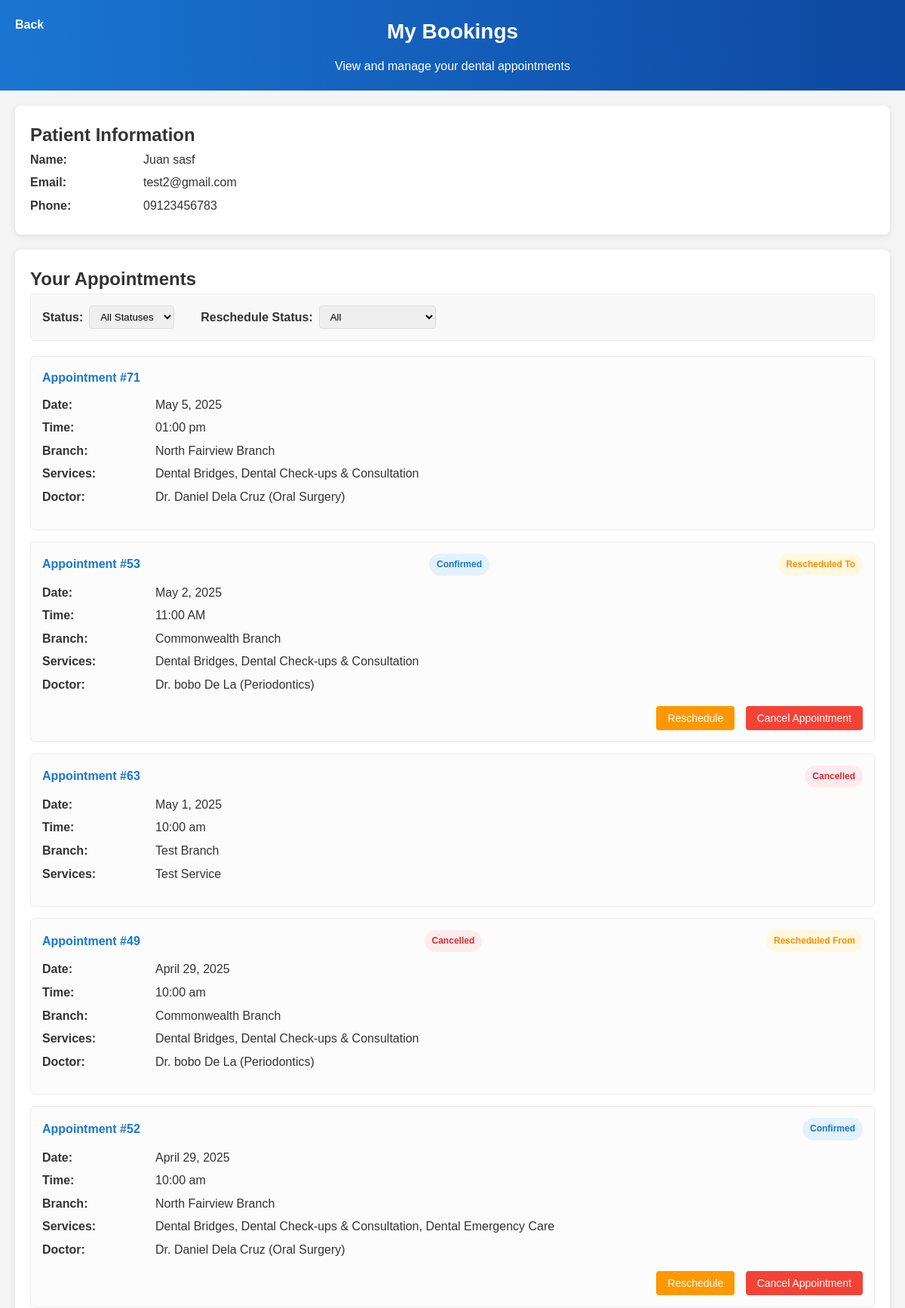
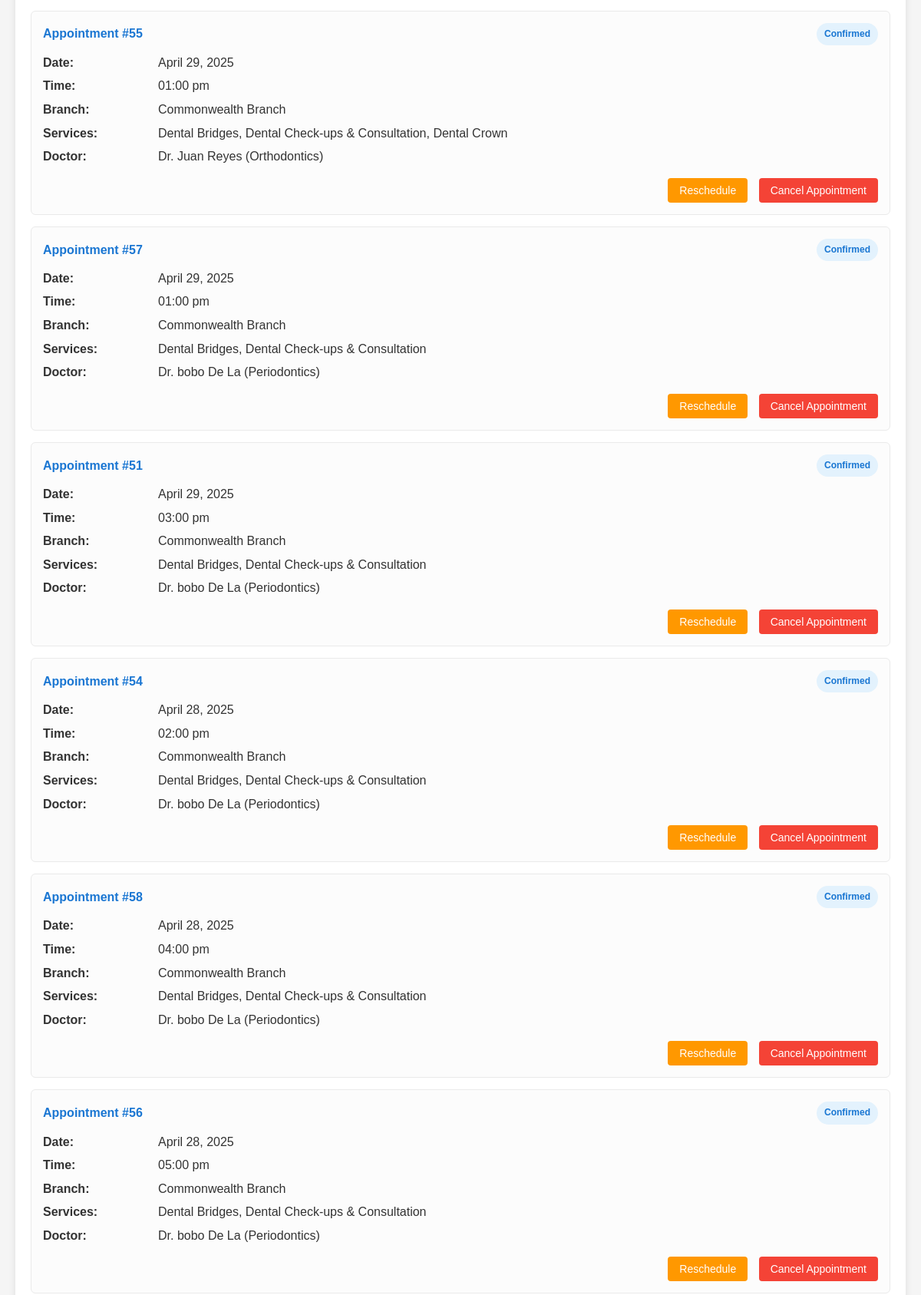
/mybookings.php (signed in, upper part), run on the app's committed database (2 pictures, top to bottom).
### tables this page shows
CREATE TABLE `patients` (
  `id` int(11) NOT NULL,
  `first_name` varchar(50) NOT NULL,
  `middle_name` varchar(50) DEFAULT NULL,
  `last_name` varchar(50) NOT NULL,
  `email` varchar(100) NOT NULL,
  `phone_number` varchar(15) NOT NULL,
  `region` varchar(50) NOT NULL,
  `region_name` varchar(100) DEFAULT NULL,
  `province` varchar(50) NOT NULL,
  `province_name` varchar(100) DEFAULT NULL,
  `city` varchar(50) NOT NULL,
  `city_name` varchar(100) DEFAULT NULL,
  `barangay` varchar(50) NOT NULL,
  `barangay_name` varchar(100) DEFAULT NULL,
  `zip_code` varchar(10) NOT NULL,
  `date_of_birth` date NOT NULL,
  `password_hash` varchar(255) NOT NULL,
  `gender` enum('Male','Female','Other') NOT NULL,
  `role` enum('dentist','dental_helper','user') DEFAULT 'user',
  `created_at` timestamp NOT NULL DEFAULT current_timestamp(),
  `profile_img` varchar(255) DEFAULT 'profile-placeholder.jpg',
  `profile_picture` varchar(255) NOT NULL DEFAULT 'profile-placeholder.jpg'
);

CREATE TABLE `appointments` (
  `id` int(11) NOT NULL,
  `patient_id` int(11) NOT NULL,
  `clinic_branch` varchar(255) NOT NULL,
  `appointment_date` date NOT NULL,
  `appointment_time` varchar(20) NOT NULL,
  `services` text NOT NULL,
  `status` enum('pending','booked','completed','cancelled') DEFAULT 'pending',
  `created_at` timestamp NOT NULL DEFAULT current_timestamp(),
  `health` varchar(10) DEFAULT NULL,
  `pregnant` varchar(10) DEFAULT NULL,
  `nursing` varchar(10) DEFAULT NULL,
  `birth_control` varchar(10) DEFAULT NULL,
  `blood_pressure` varchar(20) DEFAULT NULL,
  `blood_type` varchar(5) DEFAULT NULL,
  `medical_history` text DEFAULT NULL,
  `allergies` text DEFAULT NULL,
  `consent` tinyint(1) NOT NULL,
  `religion` varchar(50) DEFAULT NULL,
  `nationality` varchar(50) DEFAULT NULL,
  `occupation` varchar(100) DEFAULT NULL,
  `dental_insurance` varchar(100) DEFAULT NULL,
  `previous_dentist` varchar(100) DEFAULT NULL,
  `doctor_id` int(11) DEFAULT NULL,
  `parent_appointment_id` int(11) DEFAULT NULL
);

CREATE TABLE `doctors` (
  `id` int(11) NOT NULL,
  `first_name` varchar(50) NOT NULL,
  `last_name` varchar(50) NOT NULL,
  `specialization` varchar(100) NOT NULL,
  `clinic_branch` varchar(255) NOT NULL,
  `is_active` tinyint(1) NOT NULL DEFAULT 1,
  `created_at` timestamp NOT NULL DEFAULT current_timestamp()
);

### mybookings.php (the view, shortened to what this page needs)
<?php
require_once('db.php');
$statusFilter = isset($_GET['status']) ? $_GET['status'] : 'all';
$rescheduleFilter = isset($_GET['reschedule']) ? $_GET['reschedule'] : 'all';
$userId = $_SESSION['user_id'];
$query = "SELECT a.*, d.first_name as doctor_first_name, d.last_name as doctor_last_name, d.specialization
          FROM appointments a
          LEFT JOIN doctors d ON a.doctor_id = d.id
          WHERE a.patient_id = ?";
$query .= " ORDER BY a.appointment_date DESC, STR_TO_DATE(a.appointment_time, '%h:%i %p')";
$stmt = $conn->prepare($query);
$stmt->bind_param("i", $userId);
$stmt->execute();
$result = $stmt->get_result();
$userQuery = "SELECT first_name, last_name, email, phone_number FROM patients WHERE id = ?";
$userStmt = $conn->prepare($userQuery);
$userStmt->bind_param("i", $userId);
$userStmt->execute();
$userResult = $userStmt->get_result();
$userData = $userResult->fetch_assoc();
?>
<!DOCTYPE html>
<html lang="en">
<head>
    <link rel="stylesheet" href="https://cdnjs.cloudflare.com/ajax/libs/font-awesome/6.4.0/css/all.min.css">
</head>
<body>
    <header>
        <a href="profile.php" class="back-btn">Back</a>
        <h1>My Bookings</h1>
        <p>View and manage your dental appointments</p>
    </header>
    <div class="container">
        <div class="user-info">
            <h2>Patient Information</h2>
            <div class="booking-row">
                <div class="booking-label">Name:</div>
                <div class="booking-value"><?php echo $userData['first_name'] . ' ' . $userData['last_name']; ?></div>
            </div>
            <div class="booking-row">
                <div class="booking-label">Email:</div>
                <div class="booking-value"><?php echo $userData['email']; ?></div>
            </div>
            <div class="booking-row">
                <div class="booking-label">Phone:</div>
                <div class="booking-value"><?php echo $userData['phone_number']; ?></div>
            </div>
        </div>
        <div class="bookings-container">
            <h2>Your Appointments</h2>
            <div class="filter-controls">
                <form action="" method="GET" id="filterForm">
                    <div class="filter-row">
                        <div class="filter-group">
                            <label for="status">Status:</label>
                            <select name="status" id="status" onchange="document.getElementById('filterForm').submit();">
                                <option value="all" <?php echo $statusFilter === 'all' ? 'selected' : ''; ?>>All Statuses</option>
                            </select>
                        </div>
                        <div class="filter-group">
                            <label for="reschedule">Reschedule Status:</label>
                            <select name="reschedule" id="reschedule" onchange="document.getElementById('filterForm').submit();">
                                <option value="all" <?php echo $rescheduleFilter === 'all' ? 'selected' : ''; ?>>All</option>
                            </select>
                        </div>
                    </div>
                </form>
            </div>
            <?php if ($result->num_rows > 0): ?>
                <?php while ($booking = $result->fetch_assoc()): ?>
                    <?php
                    $booking['has_been_rescheduled'] = false;
                    $booking['is_result_of_reschedule'] = false;
                    $checkRescheduledFrom = $conn->prepare("SELECT COUNT(*) as cnt FROM appointments WHERE parent_appointment_id = ?");
                    $checkRescheduledFrom->bind_param("i", $booking['id']);
                    $checkRescheduledFrom->execute();
                    $resFrom = $checkRescheduledFrom->get_result()->fetch_assoc();
                    if ($resFrom && $resFrom['cnt'] > 0) {
                        $booking['has_been_rescheduled'] = true;
                    }
                    if (!empty($booking['parent_appointment_id'])) {
                        $booking['is_result_of_reschedule'] = true;
                    }
                    ?>
                    <div class="booking-card">
                        <div class="booking-header">
                            <span class="booking-id">Appointment #<?php echo $booking['id']; ?></span>
                            <span class="booking-status status-<?php echo strtolower($booking['status']); ?>">
                                <?php
                                if ($booking['status'] === 'pending') {
                                    echo 'Pending';
                                } elseif ($booking['status'] === 'booked' || $booking['status'] === 'approved') {
                                    echo 'Confirmed';
                                } elseif ($booking['status'] === 'cancelled') {
                                    echo 'Cancelled';
                                } elseif ($booking['status'] === 'rescheduled') {
                                    echo 'Rescheduled';
                                } else {
                                    echo ucfirst($booking['status']);
                                }
                                ?>
                            </span>
                            <?php if ($booking['has_been_rescheduled']): ?>
                                <span class="booking-status status-rescheduled">Rescheduled From</span>
                            <?php endif; ?>
                            <?php if ($booking['is_result_of_reschedule']): ?>
                                <span class="booking-status status-rescheduled">Rescheduled To</span>
                            <?php endif; ?>
                        </div>
                        <div class="booking-details">
                            <div class="booking-row">
                                <div class="booking-label">Date:</div>
                                <div class="booking-value"><?php echo date('F j, Y', strtotime($booking['appointment_date'])); ?></div>
                            </div>
                            <div class="booking-row">
                                <div class="booking-label">Time:</div>
                                <div class="booking-value"><?php echo $booking['appointment_time']; ?></div>
                            </div>
                            <div class="booking-row">
                                <div class="booking-label">Branch:</div>
                                <div class="booking-value"><?php echo $booking['clinic_branch']; ?></div>
                            </div>
                            <div class="booking-row">
                                <div class="booking-label">Services:</div>
                                <div class="booking-value"><?php echo $booking['services']; ?></div>
                            </div>
                            <?php if ($booking['doctor_id']): ?>
                                <div class="booking-row">
                                    <div class="booking-label">Doctor:</div>
                                    <div class="booking-value">
                                        Dr. <?php echo $booking['doctor_first_name'] . ' ' . $booking['doctor_last_name']; ?>
                                        (<?php echo $booking['specialization']; ?>)
                                    </div>
                                </div>
                            <?php endif; ?>
                        </div>
                        <?php if ($booking['status'] === 'booked'): ?>
                            <div class="booking-actions">
                                <form method="POST" style="display: inline;">
                                    <button type="submit" class="btn btn-reschedule">Reschedule</button>
                                </form>
                                <button class="btn btn-cancel" onclick="openCancelModal(<?php echo $booking['id']; ?>)">Cancel Appointment</button>
                            </div>
                        <?php endif; ?>
                    </div>
                <?php endwhile; ?>
            <?php endif; ?>
        </div>
    </div>
</body>
</html>

### mybookings.php (style rules this page uses)
* { margin: 0; padding: 0; box-sizing: border-box; font-family: 'Arial', sans-serif; }
body { background-color: #f5f5f5; color: #333; line-height: 1.6; }
.container { max-width: 1200px; margin: 20px auto; padding: 0 20px; }
header { background: linear-gradient(to right, #1a76d2, #0d47a1); color: white; padding: 20px 0; text-align: center; }
h1 { font-size: 28px; margin-bottom: 10px; }
.user-info { background-color: white; border-radius: 8px; box-shadow: 0 2px 10px rgba(0, 0, 0, 0.1); padding: 20px; margin-bottom: 20px; }
.bookings-container { background-color: white; border-radius: 8px; box-shadow: 0 2px 10px rgba(0, 0, 0, 0.1); padding: 20px; margin-bottom: 20px; }
.booking-card { border: 1px solid #eaeaea; border-radius: 6px; padding: 15px; margin-bottom: 15px; background-color: #fcfcfc; }
.booking-header { display: flex; justify-content: space-between; align-items: center; margin-bottom: 10px; }
.booking-id { font-weight: bold; color: #1a76d2; }
.booking-status { display: inline-block; padding: 5px 10px; border-radius: 15px; font-size: 12px; font-weight: bold; }
.status-booked { background-color: #e3f2fd; color: #1976d2; }
.status-cancelled { background-color: #ffebee; color: #d32f2f; }
.status-rescheduled { background-color: #fff8e1; color: #ff8f00; }
.booking-details { margin-bottom: 15px; }
.booking-row { display: flex; margin-bottom: 5px; }
.booking-label { width: 150px; font-weight: bold; }
.booking-value { flex: 1; }
.booking-actions { text-align: right; }
.btn { display: inline-block; padding: 8px 15px; border: none; border-radius: 4px; cursor: pointer; font-size: 14px; text-decoration: none; transition: background-color 0.3s; }
.btn-cancel { background-color: #f44336; color: white; }
.btn-reschedule { background-color: #ff9800; color: white; margin-right: 10px; }
.back-btn { position: absolute; top: 20px; left: 20px; color: white; text-decoration: none; font-weight: bold; font-size: 16px; }
.filter-controls { margin-bottom: 20px; background-color: #f9f9f9; border-radius: 6px; padding: 15px; border: 1px solid #eaeaea; }
.filter-row { display: flex; flex-wrap: wrap; gap: 15px; }
.filter-group { display: flex; align-items: center; margin-right: 20px; }
.filter-group label { margin-right: 8px; font-weight: bold; }
.filter-group select { padding: 6px 10px; border-radius: 4px; border: 1px solid #ddd; }

### data on the page
patients: first_name "Juan", last_name "sasf", email "test2@gmail.com", phone_number "09123456783"
appointments: id "71", appointment_date "May 5, 2025", appointment_time "01:00 pm", clinic_branch "North Fairview Branch", services "Dental Bridges, Dental Check-ups & Consultation", doctor.first_name "Daniel", doctor.last_name "Dela Cruz", doctor.specialization "Oral Surgery"
appointments: id "53", status "Confirmed", shows "Rescheduled To", appointment_date "May 2, 2025", appointment_time "11:00 AM", clinic_branch "Commonwealth Branch", services "Dental Bridges, Dental Check-ups & Consultation", doctor.first_name "bobo", doctor.last_name "De La", doctor.specialization "Periodontics"
appointments: id "63", status "Cancelled", appointment_date "May 1, 2025", appointment_time "10:00 am", clinic_branch "Test Branch", services "Test Service"
appointments: id "49", status "Cancelled", shows "Rescheduled From", appointment_date "April 29, 2025", appointment_time "10:00 am", clinic_branch "Commonwealth Branch", services "Dental Bridges, Dental Check-ups & Consultation", doctor.first_name "bobo", doctor.last_name "De La", doctor.specialization "Periodontics"
appointments: id "52", status "Confirmed", appointment_date "April 29, 2025", appointment_time "10:00 am", clinic_branch "North Fairview Branch", services "Dental Bridges, Dental Check-ups & Consultation, Dental Emergency Care", doctor.first_name "Daniel", doctor.last_name "Dela Cruz", doctor.specialization "Oral Surgery"
appointments: id "55", status "Confirmed", appointment_date "April 29, 2025", appointment_time "01:00 pm", clinic_branch "Commonwealth Branch", services "Dental Bridges, Dental Check-ups & Consultation, Dental Crown", doctor.first_name "Juan", doctor.last_name "Reyes", doctor.specialization "Orthodontics"
appointments: id "57", status "Confirmed", appointment_date "April 29, 2025", appointment_time "01:00 pm", clinic_branch "Commonwealth Branch", services "Dental Bridges, Dental Check-ups & Consultation", doctor.first_name "bobo", doctor.last_name "De La", doctor.specialization "Periodontics"
appointments: id "51", status "Confirmed", appointment_date "April 29, 2025", appointment_time "03:00 pm", clinic_branch "Commonwealth Branch", services "Dental Bridges, Dental Check-ups & Consultation", doctor.first_name "bobo", doctor.last_name "De La", doctor.specialization "Periodontics"
appointments: id "54", status "Confirmed", appointment_date "April 28, 2025", appointment_time "02:00 pm", clinic_branch "Commonwealth Branch", services "Dental Bridges, Dental Check-ups & Consultation", doctor.first_name "bobo", doctor.last_name "De La", doctor.specialization "Periodontics"
appointments: id "58", status "Confirmed", appointment_date "April 28, 2025", appointment_time "04:00 pm", clinic_branch "Commonwealth Branch", services "Dental Bridges, Dental Check-ups & Consultation", doctor.first_name "bobo", doctor.last_name "De La", doctor.specialization "Periodontics"
appointments: id "56", status "Confirmed", appointment_date "April 28, 2025", appointment_time "05:00 pm", clinic_branch "Commonwealth Branch", services "Dental Bridges, Dental Check-ups & Consultation", doctor.first_name "bobo", doctor.last_name "De La", doctor.specialization "Periodontics"
